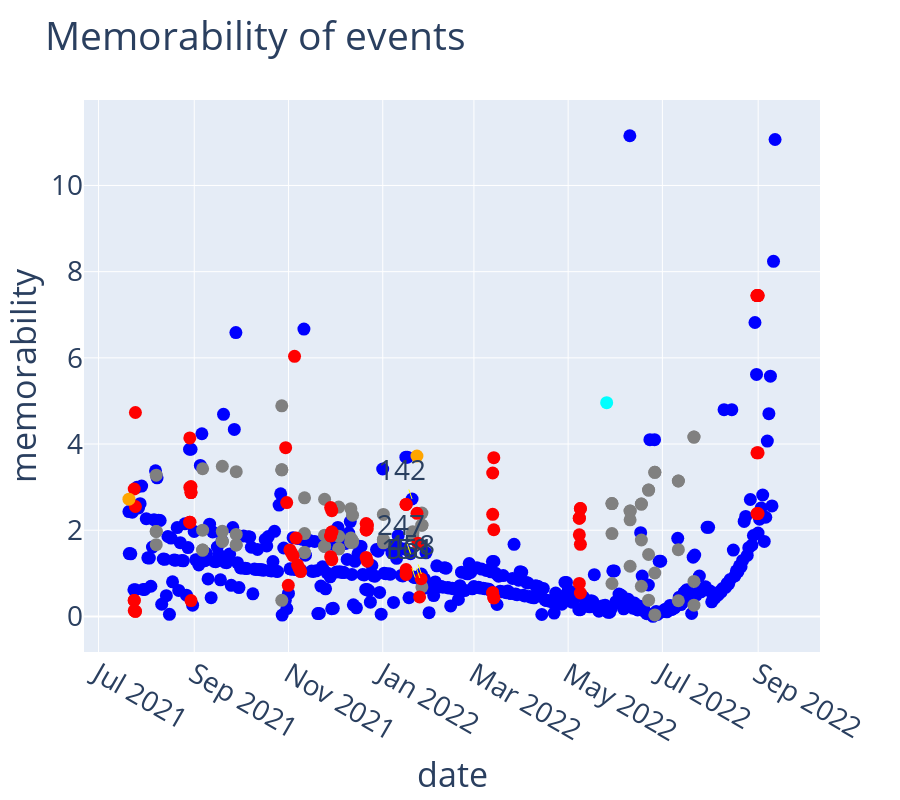

This figure's notebook cell:
### Code cell
fig3 = px.scatter(df, x="date", y="memorability", color="label", height=800, title="Memorability of events", color_discrete_sequence=["blue", "gray", "red", "orange", "cyan"], hover_data=["id", "recipe"])
fig3.update_layout(
    showlegend=False,
    font=dict(
        size=28
    )
)
for event_id in top_ids:
    x_coord = df["date"][event_id]
    y_coord = df["memorability"][event_id]
    if event_id == 183:
        fig3.add_annotation(text=f'{event_id}', x=x_coord, y=y_coord, showarrow=True, yshift=15, xshift=20)
    elif event_id == 149:
        fig3.add_annotation(text=f'{event_id}', x=x_coord, y=y_coord, showarrow=False, yshift=-10, xshift=-20)
    else:
        fig3.add_annotation(text=f'{event_id}', x=x_coord, y=y_coord, showarrow=True, arrowcolor="yellow")
fig3.update_traces(marker={'size':13})

### Figure 1 — Plotly figure (JSON) as saved in the notebook; plotly's stock layout.template omitted (floating-point values rounded to 4 significant figures; data arrays with more than 128 entries replaced by an {"elided": "..."} marker saying what was removed)
{"data": [{"customdata": [[315, ["label(event/day)", "rank(max_temp, 105)"]], [316, ["label(event/day)", "rank(max_temp, 53)"]], [317, ["label(event/day)", "day(218)"]], [318, ["label(event/day)", "day(213)"]], [319, ["label(event/day)", "rank(max_temp, 103)"]], [320, ["label(event/day)", "day(227)"]], [321, ["label(event/day)", "day(25)"]], [322, ["label(event/day)", "day(2)"]], [327, ["label(event/day)", "day(185)"]], [328, ["label(event/day)", "month(9)", "day(0)"]], [329, ["label(event/day)", "rank(min_temp, 0)", "day(1)"]], [330, ["label(event/day)", "day(48)"]], [331, ["label(event/day)", "day(375)"]], [332, ["label(event/day)", "day(350)"]], [333, ["label(event/day)", "day(278)"]], [334, ["label(event/day)", "day(186)"]], [335, ["label(event/day)", "day(334)"]], [337, ["label(event/day)", "rank(max_temp, 4)"]], [338, ["label(event/day)", "month(9)", "day(1)"]], [339, ["label(event/day)", "rank(min_temp, 0)", "day(0)"]], [340, ["label(event/day)", "rank(max_temp, 89)"]], [341, ["label(event/day)", "month(1)", "day(0)"]], [342, ["label(event/day)", "day(49)"]], [343, ["label(event/day)", "day(29)"]], [344, ["label(event/day)", "day(345)"]], [345, ["label(event/day)", "day(20)"]], [346, ["label(event/day)", "day(54)"]], [347, ["label(event/day)", "day(142)"]], [348, ["label(event/day)", "rank(min_temp, 3)", "day(1)"]], [349, ["label(event/day)", "day(281)"]], [350, ["label(event/day)", "day(244)"]], [351, ["label(event/day)", "month(8)", "day(0)"]], [352, ["label(event/day)", "day(5)"]], [353, ["label(event/day)", "day(138)"]], [354, ["label(event/day)", "rank(max_temp, 62)"]], [358, ["label(event/day)", "day(222)"]], [359, ["label(event/day)", "day(312)"]], [361, ["label(event/day)", "day(326)"]], [362, ["label(event/day)", "day(249)"]], [363, ["label(event/day)", "day(302)"]], [364, ["label(event/day)", "rank(max_temp, 45)"]], [365, ["label(event/day)", "day(250)"]], [366, ["label(event/day)", "day(267)"]], [367, ["label(event/day)", "day(121)"]], [368, ["label(event/day)", "rank(max_temp, 28)"]], [369, ["label(event/day)", "rank(max_temp, 69)"]], [371, ["label(event/day)", "day(327)"]], [375, ["label(event/day)", "day(189)"]], [379, ["label(event/day)", "rank(max_temp, 40)"]], [380, ["label(event/day)", "day(128)"]], [382, ["label(event/day)", "day(251)"]], [383, ["label(event/day)", "day(384)"]], [384, ["label(event/day)", "day(405)"]], [389, ["label(event/day)", "day(202)"]], [390, ["label(event/day)", "day(242)"]], [391, ["label(event/day)", "day(31)"]], [392, ["label(event/day)", "rank(max_temp, 44)"]], [393, ["label(event/day)", "rank(max_temp, 23)"]], [394, ["label(event/day)", "day(113)"]], [395, ["label(event/day)", "day(215)"]], [396, ["label(event/day)", "day(146)"]], [401, ["label(event/day)", "month(2)", "day(1)"]], [402, ["label(event/day)", "rank(min_temp, 6)", "day(1)"]], [403, ["label(event/day)", "day(26)"]], [404, ["label(event/day)", "day(306)"]], [406, ["label(event/day)", "day(85)"]], [407, ["label(event/day)", "day(9)"]], [408, ["label(event/day)", "day(282)"]], [411, ["label(event/day)", "day(419)"]], [412, ["label(event/day)", "day(133)"]], [413, ["label(event/day)", "day(399)"]], [414, ["label(event/day)", "day(204)"]], [419, ["label(event/day)", "day(228)"]], [420, ["label(event/day)", "day(32)"]], [421, ["label(event/day)", "day(129)"]], [424, ["label(event/day)", "rank(max_temp, 2)", "day(1)"]], [425, ["label(event/day)", "day(211)"]], [426, ["label(event/day)", "day(194)"]], [429, ["label(event/day)", "month(0)", "rank(max_temp, 1)"]], [430, ["label(event/day)", "day(110)"]], [435, ["label(event/day)", "rank(max_temp, 31)"]], [436, ["label(event/day)", "day(341)"]], [437, ["label(event/day)", "day(144)"]], [438, ["label(event/day)", "rank(max_temp, 66)"]], [439, ["label(event/day)", "day(396)"]], [440, ["label(event/day)", "day(67)"]], [441, ["label(event/day)", "day(192)"]], [442, ["label(event/day)", "day(178)"]], [443, ["label(event/day)", "rank(max_temp, 54)"]], [444, ["label(event/day)", "day(101)"]], [449, ["label(event/day)", "rank(max_temp, 11)"]], [450, ["label(event/day)", "day(86)"]], [451, ["label(event/day)", "day(16)"]], [452, ["label(event/day)", "day(161)"]], [453, ["label(event/day)", "day(366)"]], [454, ["label(event/day)", "day(27)"]], [455, ["label(event/day)", "day(380)"]], [456, ["label(event/day)", "day(389)"]], [457, ["label(event/day)", "day(64)"]], [458, ["label(event/day)", "day(229)"]], [459, ["label(event/day)", "day(342)"]], [460, ["label(event/day)", "day(268)"]], [461, ["label(event/day)", "day(383)"]], [462, ["label(event/day)", "day(73)"]], [463, ["label(event/day)", "rank(max_temp, 41)"]], [464, ["label(event/day)", "rank(min_temp, 108)"]], [465, ["label(event/day)", "day(59)"]], [466, ["label(event/day)", "rank(min_temp, 6)", "day(0)"]], [467, ["label(event/day)", "day(68)"]], [468, ["label(event/day)", "day(313)"]], [471, ["label(event/day)", "day(125)"]], [474, ["label(event/day)", "month(7)", "day(0)"]], [475, ["label(event/day)", "day(331)"]], [476, ["label(event/day)", "month(13)", "day(0)"]], [477, ["label(event/day)", "day(102)"]], [478, ["label(event/day)", "month(4)", "day(1)"]], [479, ["label(event/day)", "day(340)"]], [480, ["label(event/day)", "day(363)"]], [481, ["label(event/day)", "day(418)"]], [482, ["label(event/day)", "day(147)"]], [487, ["label(event/day)", "day(145)"]], [492, ["label(event/day)", "day(154)"]], [493, ["label(event/day)", "rank(min_temp, 58)"]], [498, ["label(event/day)", "rank(min_temp, 3)", "day(0)"]], [499, ["label(event/day)", "day(175)"]], [500, ["label(event/day)", "day(3)"]], [501, ["label(event/day)", "day(206)"]], [503, ["label(event/day)", "day(112)"]], [504, ["label(event/day)", "rank(max_temp, 26)"]], [505, ["label(event/day)", "rank(max_temp, 55)"]], [506, ["label(event/day)", "rank(min_temp, 4)", "day(1)"]], [507, ["label(event/day)", "day(14)"]], [508, ["label(event/day)", "rank(max_temp, 25)"]], [509, ["label(event/day)", "day(314)"]], [514, ["label(event/day)", "month(3)", "day(0)"]], [515, ["label(event/day)", "day(285)"]], [313, ["label(event/day)", "day(100)"]], [516, ["label(event/day)", "month(2)", "rank(min_temp, 1)"]], [517, ["label(event/day)", "rank(max_temp, 6)"]], [518, ["label(event/day)", "day(45)"]], [519, ["label(event/day)", "day(36)"]], [520, ["label(event/day)", "day(61)"]], [521, ["label(event/day)", "month(1)", "day(1)"]], [522, ["label(event/day)", "day(130)"]], [523, ["label(event/day)", "day(46)"]], [524, ["label(event/day)", "day(300)"]], [525, ["label(event/day)", "day(114)"]], [526, ["label(event/day)", "day(269)"]], [527, ["label(event/day)", "day(34)"]], [528, ["label(event/day)", "day(88)"]], [529, ["label(event/day)", "month(12)", "day(0)"]], [530, ["label(event/day)", "rank(max_temp, 37)"]], [533, ["label(event/day)", "rank(max_temp, 43)"]], [535, ["label(event/day)", "month(5)", "day(0)"]], [537, ["label(event/day)", "day(370)"]], [538, ["label(event/day)", "day(149)"]], [539, ["label(event/day)", "day(83)"]], [544, ["label(event/day)", "month(10)", "day(0)"]], [545, ["label(event/day)", "day(246)"]], [546, ["label(event/day)", "day(159)"]], [547, ["label(event/day)", "rank(min_temp, 47)"]], [548, ["label(event/day)", "rank(max_temp, 17)"]], [549, ["label(event/day)", "day(79)"]], [550, ["label(event/day)", "day(39)"]], [551, ["label(event/day)", "day(131)"]], [552, ["label(event/day)", "day(62)"]], [553, ["label(event/day)", "rank(max_temp, 22)"]], [554, ["label(event/day)", "day(174)"]], [555, ["label(event/day)", "day(21)"]], [556, ["label(event/day)", "day(153)"]], [557, ["label(event/day)", "day(362)"]], [558, ["label(event/day)", "rank(max_temp, 21)"]], [559, ["label(event/day)", "day(280)"]], [560, ["label(event/day)", "day(80)"]], [561, ["label(event/day)", "day(230)"]], [562, ["label(event/day)", "day(115)"]], [563, ["label(event/day)", "day(132)"]], [564, ["label(event/day)", "month(12)", "day(1)"]], [565, ["label(event/day)", "day(93)"]], [566, ["label(event/day)", "day(158)"]], [567, ["label(event/day)", "day(57)"]], [568, ["label(event/day)", "day(106)"]], [569, ["label(event/day)", "day(164)"]], [570, ["label(event/day)", "day(398)"]], [571, ["label(event/day)", "rank(max_temp, 1)", "day(0)"]], [576, ["label(event/day)", "day(90)"]], [0, ["label(event/day)", "day(124)"]], [1, ["label(event/day)", "day(310)"]], [2, ["label(event/day)", "day(41)"]], [3, ["label(event/day)", "day(217)"]], [4, ["label(event/day)", "day(201)"]], [5, ["label(event/day)", "rank(max_temp, 99)"]], [6, ["label(event/day)", "rank(max_temp, 60)"]], [7, ["label(event/day)", "rank(max_temp, 82)"]], [8, ["label(event/day)", "day(156)"]], [9, ["label(event/day)", "rank(max_temp, 19)"]], [10, ["label(event/day)", "day(289)"]], [11, ["label(event/day)", "day(369)"]], [12, ["label(event/day)", "month(7)", "day(1)"]], [13, ["label(event/day)", "day(364)"]], [14, ["label(event/day)", "day(193)"]], [15, ["label(event/day)", "day(89)"]], [16, ["label(event/day)", "day(402)"]], [17, ["label(event/day)", "month(1)", "rank(max_temp, 1)"]], [18, ["label(event/day)", "day(212)"]], [19, ["label(event/day)", "day(199)"]], [20, ["label(event/day)", "rank(max_temp, 0)"]], [21, ["label(event/day)", "day(84)"]], [26, ["label(event/day)", "rank(max_temp, 52)"]], [27, ["label(event/day)", "day(360)"]], [29, ["label(event/day)", "day(0)"]], [30, ["label(event/day)", "day(148)"]], [35, ["label(event/day)", "day(258)"]], [37, ["label(event/day)", "day(10)"]], [38, ["label(event/day)", "day(141)"]], [39, ["label(event/day)", "day(266)"]], [40, ["label(event/day)", "rank(max_temp, 85)"]], [41, ["label(event/day)", "day(291)"]], [42, ["label(event/day)", "rank(max_temp, 59)"]], [43, ["label(event/day)", "rank(max_temp, 10)"]], [44, ["label(event/day)", "day(243)"]], [45, ["label(event/day)", "day(22)"]], [46, ["label(event/day)", "day(71)"]], [48, ["label(event/day)", "day(38)"]], [49, ["label(event/day)", "day(184)"]], [50, ["label(event/day)", "day(219)"]], [51, ["label(event/day)", "day(252)"]], [52, ["label(event/day)", "day(179)"]], [53, ["label(event/day)", "day(118)"]], [54, ["label(event/day)", "day(30)"]], [55, ["label(event/day)", "day(99)"]], [56, ["label(event/day)", "day(77)"]], [59, ["label(event/day)", "day(171)"]], [63, ["label(event/day)", "day(172)"]], [64, ["label(event/day)", "day(97)"]], [66, ["label(event/day)", "day(157)"]], [67, ["label(event/day)", "day(351)"]], [68, ["label(event/day)", "day(355)"]], [69, ["label(event/day)", "rank(max_temp, 47)"]], [70, ["label(event/day)", "rank(min_temp, 4)", "day(0)"]], [71, ["label(event/day)", "day(257)"]], [72, ["label(event/day)", "day(417)"]], [73, ["label(event/day)", "day(120)"]], [74, ["label(event/day)", "day(330)"]], [79, ["label(event/day)", "day(134)"]], [80, ["label(event/day)", "day(4)"]], [81, ["label(event/day)", "day(290)"]], [82, ["label(event/day)", "day(356)"]], [83, ["label(event/day)", "day(190)"]], [84, ["label(event/day)", "day(321)"]], [85, ["label(event/day)", "day(91)"]], [86, ["label(event/day)", "day(15)"]], [87, ["label(event/day)", "rank(max_temp, 68)"]], [88, ["label(event/day)", "rank(min_temp, 1)", "day(1)"]], [89, ["label(event/day)", "day(177)"]], [90, ["label(event/day)", "day(299)"]], [91, ["label(event/day)", "day(410)"]], [92, ["label(event/day)", "day(293)"]], [93, ["label(event/day)", "rank(max_temp, 34)"]], [94, ["label(event/day)", "day(395)"]], [95, ["label(event/day)", "day(272)"]], [96, ["label(event/day)", "day(382)"]], [97, ["label(event/day)", "day(372)"]], [98, ["label(event/day)", "month(1)", "rank(max_temp, 2)"]], [100, ["label(event/day)", "day(103)"]], [101, ["label(event/day)", "day(137)"]], [102, ["label(event/day)", "day(17)"]], [103, ["label(event/day)", "day(407)"]], [104, ["label(event/day)", "day(23)"]], [105, ["label(event/day)", "month(14)", "day(0)"]], [106, ["label(event/day)", "rank(max_temp, 27)"]], [107, ["label(event/day)", "day(220)"]], [108, ["label(event/day)", "day(140)"]], [109, ["label(event/day)", "day(298)"]], [110, ["label(event/day)", "month(2)", "rank(max_temp, 0)"]], [111, ["label(event/day)", "day(214)"]], [112, ["label(event/day)", "day(168)"]], [113, ["label(event/day)", "rank(max_temp, 42)"]], [114, ["label(event/day)", "day(301)"]], [115, ["label(event/day)", "day(6)"]], [116, ["label(event/day)", "day(24)"]], [117, ["label(event/day)", "day(416)"]], [118, ["label(event/day)", "day(259)"]], [119, ["label(event/day)", "day(406)"]], [120, ["label(event/day)", "day(231)"]], [121, ["label(event/day)", "day(323)"]], [122, ["label(event/day)", "day(223)"]], [123, ["label(event/day)", "rank(max_temp, 96)"]], [124, ["label(event/day)", "day(181)"]], [125, ["label(event/day)", "month(14)", "day(1)"]], [126, ["label(event/day)", "rank(max_temp, 3)"]], [127, ["label(event/day)", "day(65)"]], [129, ["label(event/day)", "month(8)", "day(1)"]], [131, ["label(event/day)", "day(150)"]], [132, ["label(event/day)", "day(324)"]], [134, ["label(event/day)", "day(311)"]], [135, ["label(event/day)", "month(10)", "day(1)"]], [136, ["label(event/day)", "month(6)", "day(0)"]], [137, ["label(event/day)", "rank(max_temp, 18)"]], [138, ["label(event/day)", "rank(max_temp, 15)"]], [140, ["label(event/day)", "day(304)"]], [142, ["label(event/day)", "rank(max_temp, 12)"]], [144, ["label(event/day)", "day(207)"]], [145, ["label(event/day)", "day(51)"]], [150, ["label(event/day)", "rank(max_temp, 2)", "day(0)"]], [151, ["label(event/day)", "day(226)"]], [152, ["label(event/day)", "day(353)"]], [153, ["label(event/day)", "day(322)"]], [155, ["label(event/day)", "day(344)"]], [156, ["label(event/day)", "day(139)"]], [157, ["label(event/day)", "day(76)"]], [158, ["label(event/day)", "day(233)"]], [159, ["label(event/day)", "month(4)", "day(0)"]], [161, ["label(event/day)", "day(55)"]], [169, ["label(event/day)", "rank(max_temp, 14)"]], [171, ["label(event/day)", "rank(min_temp, 86)"]], [172, ["label(event/day)", "day(216)"]], [173, ["label(event/day)", "day(203)"]], [174, ["label(event/day)", "day(187)"]], [175, ["label(event/day)", "day(176)"]], [176, ["label(event/day)", "day(318)"]], [177, ["label(event/day)", "day(403)"]], [178, ["label(event/day)", "day(56)"]], [179, ["label(event/day)", "day(240)"]], [180, ["label(event/day)", "month(11)", "day(0)"]], [181, ["label(event/day)", "day(42)"]], [182, ["label(event/day)", "rank(min_temp, 116)"]], [184, ["label(event/day)", "day(7)"]], [185, ["label(event/day)", "day(253)"]], [186, ["label(event/day)", "rank(max_temp, 71)"]], [187, ["label(event/day)", "month(1)", "rank(max_temp, 0)"]], [188, ["label(event/day)", "day(162)"]], [189, ["label(event/day)", "rank(max_temp, 16)"]], [190, ["label(event/day)", "day(92)"]], [194, ["label(event/day)", "day(18)"]], [196, ["label(event/day)", "day(413)"]], [197, ["label(event/day)", "day(119)"]], [199, ["label(event/day)", "day(109)"]], [200, ["label(event/day)", "day(279)"]], [201, ["label(event/day)", "day(387)"]], [202, ["label(event/day)", "day(69)"]], [204, ["label(event/day)", "day(346)"]], [205, ["label(event/day)", "rank(max_temp, 1)", "day(1)"]], [206, ["label(event/day)", "day(19)"]], [215, ["label(event/day)", "month(5)", "day(1)"]], [216, ["label(event/day)", "day(374)"]], [217, ["label(event/day)", "day(95)"]], [218, ["label(event/day)", "day(308)"]], [219, ["label(event/day)", "day(234)"]], [220, ["label(event/day)", "day(260)"]], [221, ["label(event/day)", "day(368)"]], [222, ["label(event/day)", "rank(max_temp, 73)"]], [223, ["label(event/day)", "day(188)"]], [224, ["label(event/day)", "day(400)"]], [225, ["label(event/day)", "day(343)"]], [226, ["label(event/day)", "day(8)"]], [227, ["label(event/day)", "rank(max_temp, 32)"]], [228, ["label(event/day)", "day(66)"]], [230, ["label(event/day)", "day(37)"]], [231, ["label(event/day)", "day(276)"]], [233, ["label(event/day)", "day(35)"]], [235, ["label(event/day)", "day(160)"]], [239, ["label(event/day)", "day(198)"]], [240, ["label(event/day)", "day(122)"]], [241, ["label(event/day)", "day(47)"]], [242, ["label(event/day)", "day(336)"]], [243, ["label(event/day)", "day(270)"]], [244, ["label(event/day)", "month(6)", "day(1)"]], [245, ["label(event/day)", "month(3)", "day(1)"]], [246, ["label(event/day)", "day(332)"]], [247, ["label(event/day)", "day(236)"]], [248, ["label(event/day)", "rank(max_temp, 48)"]], [249, ["label(event/day)", "day(333)"]], [250, ["label(event/day)", "day(209)"]], [251, ["label(event/day)", "rank(max_temp, 13)"]], [252, ["label(event/day)", "day(241)"]], [253, ["label(event/day)", "rank(min_temp, 1)", "day(0)"]], [254, ["label(event/day)", "rank(max_temp, 51)"]], [255, ["label(event/day)", "rank(max_temp, 90)"]], [256, ["label(event/day)", "day(1)"]], [257, ["label(event/day)", "day(123)"]], [258, ["label(event/day)", "rank(max_temp, 110)"]], [259, ["label(event/day)", "rank(max_temp, 35)"]], [260, ["label(event/day)", "rank(min_temp, 2)", "day(0)"]], [261, ["label(event/day)", "day(107)"]], [262, ["label(event/day)", "day(96)"]], [263, ["label(event/day)", "day(152)"]], [268, ["label(event/day)", "day(309)"]], [269, ["label(event/day)", "day(163)"]], [270, ["label(event/day)", "day(72)"]], [271, ["label(event/day)", "rank(min_temp, 2)", "day(1)"]], [272, ["label(event/day)", "day(391)"]], [273, ["label(event/day)", "day(208)"]], [274, ["label(event/day)", "rank(max_temp, 88)"]], [275, ["label(event/day)", "day(60)"]], [284, ["label(event/day)", "day(167)"]], [285, ["label(event/day)", "day(376)"]], [286, ["label(event/day)", "day(337)"]], [287, ["label(event/day)", "rank(max_temp, 77)"]], [288, ["label(event/day)", "day(170)"]], [289, ["label(event/day)", "month(11)", "day(1)"]], [290, ["label(event/day)", "month(2)", "day(0)"]], [291, ["label(event/day)", "day(191)"]], [292, ["label(event/day)", "rank(min_temp, 104)"]], [293, ["label(event/day)", "day(200)"]], [295, ["label(event/day)", "day(50)"]], [296, ["label(event/day)", "day(195)"]], [297, ["label(event/day)", "rank(max_temp, 102)"]], [298, ["label(event/day)", "day(307)"]], [299, ["label(event/day)", "day(388)"]], [300, ["label(event/day)", "rank(max_temp, 74)"]], [301, ["label(event/day)", "day(108)"]], [302, ["label(event/day)", "day(70)"]], [307, ["label(event/day)", "rank(max_temp, 30)"]], [308, ["label(event/day)", "rank(max_temp, 9)"]], [309, ["label(event/day)", "day(232)"]], [310, ["label(event/day)", "day(155)"]], [311, ["label(event/day)", "rank(max_temp, 1)", "day(2)"]], [312, ["label(event/day)", "rank(max_temp, 29)"]], [314, ["label(event/day)", "day(58)"]]], "hovertemplate": "label=event/day<br>date=%{x}<br>memorability=%{y}<br>id=%{customdata[0]}<br>recipe=%{customdata[1]}<extra></extra>", "legendgroup": "event/day", "marker": {"color": "blue", "size": 13, "symbol": "circle"}, "mode": "markers", "name": "event/day", "orientation": "v", "showlegend": true, "type": "scatter", "x": {"elided": "420 str values"}, "xaxis": "x", "y": {"elided": "420 float values"}, "yaxis": "y"}, {"customdata": [[502, ["device(thermo_3)", "day(40)"]], [139, ["device(thermo_4)", "day(20)"]], [141, ["device(thermo_1)", "day(20)"]], [143, ["device(thermo_2)", "day(23)"]], [146, ["device(thermo_3)", "day(20)"]], [160, ["device(thermo_4)", "day(30)"]], [162, ["device(thermo_4)", "day(12)"]], [164, ["device(thermo_1)", "day(30)"]], [163, ["device(thermo_4)", "day(18)"]], [165, ["device(thermo_1)", "day(18)"]], [166, ["device(thermo_1)", "day(12)"]], [167, ["device(thermo_2)", "day(33)"]], [168, ["device(thermo_2)", "day(21)"]], [170, ["device(thermo_3)", "day(18)"]], [409, ["device(thermo_2)", "day(12)"]], [542, ["device(thermo_2)", "day(6)"]], [543, ["device(thermo_3)", "day(6)"]], [232, ["device(thermo_4)", "day(26)"]], [234, ["device(thermo_1)", "day(26)"]], [236, ["device(thermo_2)", "day(29)"]], [237, ["device(thermo_3)", "day(36)"]], [279, ["device(thermo_3)", "day(3)"]], [276, ["device(thermo_4)", "day(3)"]], [277, ["device(thermo_1)", "day(3)"]], [278, ["device(thermo_2)", "day(3)"]], [280, ["device(thermo_4)", "day(23)"]], [281, ["device(thermo_1)", "day(23)"]], [282, ["device(thermo_2)", "day(26)"]], [283, ["device(thermo_3)", "day(23)"]], [294, ["device(thermo_2)", "day(27)"]], [323, ["device(thermo_4)", "day(19)"]], [324, ["device(thermo_1)", "day(19)"]], [325, ["device(thermo_2)", "day(22)"]], [326, ["device(thermo_3)", "day(19)"]], [370, ["device(thermo_4)", "day(8)"]], [372, ["device(thermo_1)", "day(8)"]], [373, ["device(thermo_2)", "day(8)"]], [374, ["device(thermo_3)", "day(8)"]], [377, ["device(thermo_4)", "day(24)"]], [378, ["device(thermo_1)", "day(24)"]], [381, ["device(thermo_3)", "day(24)"]], [385, ["device(thermo_4)", "day(15)"]], [386, ["device(thermo_1)", "day(15)"]], [387, ["device(thermo_2)", "day(18)"]], [388, ["device(thermo_3)", "day(15)"]], [397, ["device(thermo_4)", "month(9)"]], [398, ["device(thermo_1)", "month(9)"]], [399, ["device(thermo_2)", "month(9)"]], [400, ["device(thermo_3)", "day(35)"]], [431, ["device(thermo_4)", "day(7)"]], [432, ["device(thermo_1)", "day(7)"]], [433, ["device(thermo_2)", "day(7)"]], [434, ["label(event/temperature/hot)", "device(thermo_3)", "rank(max_temp, 0)"]], [469, ["device(thermo_4)", "day(28)"]], [470, ["device(thermo_1)", "day(28)"]], [472, ["device(thermo_2)", "day(31)"]], [473, ["device(thermo_3)", "day(38)"]], [488, ["device(thermo_4)", "day(4)"]], [489, ["device(thermo_1)", "day(4)"]], [490, ["device(thermo_2)", "day(4)"]], [491, ["device(thermo_3)", "day(4)"]], [494, ["device(thermo_4)", "day(2)"]], [495, ["device(thermo_1)", "day(2)"]], [496, ["device(thermo_2)", "day(2)"]], [497, ["device(thermo_3)", "day(2)"]], [531, ["device(thermo_4)", "day(27)"]], [532, ["device(thermo_1)", "day(27)"]], [534, ["device(thermo_2)", "day(30)"]], [536, ["device(thermo_3)", "day(37)"]], [540, ["device(thermo_4)", "day(6)"]], [541, ["device(thermo_1)", "day(6)"]], [572, ["device(thermo_4)", "day(13)"]], [573, ["device(thermo_1)", "day(13)"]], [574, ["device(thermo_2)", "day(16)"]], [575, ["device(thermo_3)", "day(13)"]], [410, ["device(thermo_3)", "day(12)"]], [76, ["device(thermo_1)", "day(5)"]], [75, ["device(thermo_4)", "day(5)"]], [77, ["device(thermo_2)", "day(5)"]], [78, ["device(thermo_3)", "day(5)"]]], "hovertemplate": "label=event/temperature/hot<br>date=%{x}<br>memorability=%{y}<br>id=%{customdata[0]}<br>recipe=%{customdata[1]}<extra></extra>", "legendgroup": "event/temperature/hot", "marker": {"color": "gray", "size": 13, "symbol": "circle"}, "mode": "markers", "name": "event/temperature/hot", "orientation": "v", "showlegend": true, "type": "scatter", "x": ["2021-08-07T09:12:34.857000", "2021-12-03T12:23:14.857000", "2021-12-03T12:23:14.857000", "2021-12-03T12:23:14.857000", "2021-12-03T12:23:14.857000", "2021-08-07T09:12:34.857000", "2022-01-26T08:00:39.857000", "2021-08-07T09:12:34.857000", "2021-12-12T10:27:14.857000", "2021-12-12T10:27:14.857000", "2022-01-26T08:00:39.857000", "2021-08-07T09:12:34.857000", "2021-12-12T10:27:14.857000", "2021-12-12T10:27:14.857000", "2022-01-26T08:00:39.857000", "2022-06-17T09:14:19.857000", "2022-06-17T09:14:19.857000", "2021-09-28T03:46:04.857000", "2021-09-28T03:46:04.857000", "2021-09-28T03:46:04.857000", "2021-09-28T03:46:04.857000", "2022-07-11T07:58:19.857000", "2022-07-11T07:58:19.857000", "2022-07-11T07:58:19.857000", "2022-07-11T07:58:19.857000", "2021-11-24T08:36:49.857000", "2021-11-24T08:36:49.857000", "2021-11-24T08:36:49.857000", "2021-11-24T08:36:49.857000", "2021-11-11T08:49:04.857000", "2021-12-11T08:38:24.857000", "2021-12-11T08:38:24.857000", "2021-12-11T08:38:24.857000", "2021-12-11T08:38:24.857000", "2022-05-29T08:25:44.857000", "2022-05-29T08:25:44.857000", "2022-05-29T08:25:44.857000", "2022-05-29T08:25:44.857000", "2021-11-11T08:49:04.857000", "2021-11-11T08:49:04.857000", "2021-11-11T08:49:04.857000", "2022-01-01T09:31:24.857000", "2022-01-01T09:31:24.857000", "2022-01-01T09:31:24.857000", "2022-01-01T09:31:24.857000", "2021-10-27T15:22:04.857000", "2021-10-27T15:22:04.857000", "2021-10-27T15:22:04.857000", "2021-10-27T15:22:04.857000", "2022-06-10T02:31:29.857000", "2022-06-10T02:31:29.857000", "2022-06-10T02:31:29.857000", "2022-06-10T02:31:29.857000", "2021-09-06T09:47:49.857000", "2021-09-06T09:47:49.857000", "2021-09-06T09:47:49.857000", "2021-09-06T09:47:49.857000", "2022-06-26T02:26:14.857000", "2022-06-26T02:26:14.857000", "2022-06-26T02:26:14.857000", "2022-06-26T02:26:14.857000", "2022-07-21T10:19:09.857000", "2022-07-21T10:19:09.857000", "2022-07-21T10:19:09.857000", "2022-07-21T10:19:09.857000", "2021-09-19T03:39:39.857000", "2021-09-19T03:39:39.857000", "2021-09-19T03:39:39.857000", "2021-09-19T03:39:39.857000", "2022-06-17T09:14:19.857000", "2022-06-17T09:14:19.857000", "2022-01-20T09:48:09.857000", "2022-01-20T09:48:09.857000", "2022-01-20T09:48:09.857000", "2022-01-20T09:48:09.857000", "2022-01-26T08:00:39.857000", "2022-06-22T01:44:34.857000", "2022-06-22T01:44:34.857000", "2022-06-22T01:44:34.857000", "2022-06-22T01:44:34.857000"], "xaxis": "x", "y": [3.277, 1.569, 1.569, 1.858, 2.536, 1.972, 2.118, 1.972, 1.75, 1.75, 2.118, 1.664, 1.719, 2.349, 0.6855, 0.6995, 1.773, 1.659, 1.659, 1.903, 3.358, 1.548, 3.143, 3.143, 0.364, 1.625, 1.625, 1.885, 2.719, 1.922, 1.719, 1.719, 1.82, 2.501, 2.618, 2.618, 0.7634, 1.922, 1.483, 1.483, 2.751, 1.781, 1.781, 1.707, 2.367, 3.401, 3.401, 0.3726, 4.887, 2.443, 2.443, 1.164, 2.242, 1.54, 1.54, 2.001, 3.426, 3.344, 3.344, 0.03579, 1.008, 4.161, 4.161, 0.813, 0.2614, 1.743, 1.743, 1.975, 3.485, 2.608, 2.608, 1.936, 1.936, 1.962, 1.864, 2.398, 2.931, 2.931, 0.3764, 1.437], "yaxis": "y"}, {"customdata": [[405, ["label(event/temperature)", "day(33)"]], [415, ["device(thermo_4)", "day(0)"]], [416, ["device(thermo_1)", "day(0)"]], [417, ["device(thermo_2)", "day(0)"]], [418, ["device(thermo_3)", "day(0)"]], [422, ["device(thermo_4)", "day(17)"]], [423, ["device(thermo_1)", "day(17)"]], [427, ["device(thermo_2)", "day(20)"]], [428, ["device(thermo_3)", "day(17)"]], [445, ["device(thermo_4)", "day(16)"]], [446, ["device(thermo_1)", "day(16)"]], [447, ["device(thermo_2)", "day(19)"]], [448, ["device(thermo_3)", "day(16)"]], [483, ["device(thermo_4)", "label(event/temperature/cold)", "rank(min_temp, 2)"]], [484, ["device(thermo_1)", "label(event/temperature/cold)", "rank(min_temp, 2)"]], [485, ["label(event/temperature/cold)", "rank(min_temp, 5)", "device(thermo_2)"]], [486, ["label(event/temperature/cold)", "device(thermo_3)", "rank(min_temp, 5)"]], [510, ["device(thermo_4)", "day(14)"]], [511, ["device(thermo_1)", "day(14)"]], [512, ["device(thermo_2)", "day(17)"]], [23, ["device(thermo_1)", "day(9)"]], [24, ["device(thermo_2)", "day(9)"]], [25, ["device(thermo_3)", "day(9)"]], [22, ["device(thermo_4)", "day(9)"]], [28, ["label(event/temperature)", "day(36)"]], [31, ["device(thermo_4)", "day(22)"]], [32, ["device(thermo_1)", "day(22)"]], [33, ["device(thermo_2)", "day(25)"]], [34, ["device(thermo_3)", "day(22)"]], [36, ["label(event/temperature/cold)", "day(5)"]], [47, ["label(event/temperature)", "day(34)"]], [60, ["device(thermo_2)", "day(1)"]], [61, ["device(thermo_3)", "day(1)"]], [58, ["device(thermo_1)", "day(1)"]], [57, ["device(thermo_4)", "day(1)"]], [62, ["label(event/temperature/cold)", "rank(min_temp, 2)"]], [65, ["label(event/temperature/cold)", "rank(min_temp, 16)"]], [99, ["label(event/temperature/cold)", "rank(min_temp, 3)"]], [128, ["label(event/temperature/cold)", "rank(min_temp, 9)"]], [130, ["label(event/temperature/cold)", "rank(min_temp, 11)"]], [133, ["label(event/temperature)", "day(35)"]], [147, ["device(thermo_4)", "month(5)", "rank(min_temp, 0)"]], [148, ["device(thermo_1)", "month(5)", "rank(min_temp, 0)"]], [149, ["label(event/temperature/cold)", "rank(min_temp, 18)"]], [238, ["device(thermo_3)", "month(5)", "rank(min_temp, 0)"]], [154, ["label(event/temperature)", "day(29)"]], [191, ["device(thermo_4)", "label(event/temperature/cold)", "rank(min_temp, 1)"]], [192, ["device(thermo_1)", "label(event/temperature/cold)", "rank(min_temp, 1)"]], [193, ["device(thermo_2)", "label(event/temperature/cold)", "rank(min_temp, 1)"]], [195, ["label(event/temperature/cold)", "device(thermo_3)", "rank(min_temp, 4)"]], [203, ["device(thermo_4)", "month(12)", "rank(min_temp, 1)"]], [207, ["device(thermo_1)", "month(12)", "rank(min_temp, 1)"]], [208, ["device(thermo_2)", "month(12)", "rank(min_temp, 1)"]], [209, ["label(event/temperature/cold)", "rank(min_temp, 23)"]], [210, ["label(event/temperature/cold)", "rank(min_temp, 1)"]], [211, ["device(thermo_4)", "month(5)", "rank(min_temp, 1)"]], [212, ["device(thermo_1)", "month(5)", "rank(min_temp, 1)"]], [213, ["device(thermo_2)", "month(5)", "rank(min_temp, 1)"]], [214, ["device(thermo_3)", "month(5)", "rank(min_temp, 1)"]], [229, ["label(event/temperature)", "day(14)"]], [264, ["device(thermo_4)", "day(21)"]], [265, ["device(thermo_1)", "day(21)"]], [266, ["device(thermo_2)", "day(24)"]], [267, ["device(thermo_3)", "day(21)"]], [306, ["device(thermo_3)", "month(12)", "rank(min_temp, 0)"]], [303, ["device(thermo_4)", "month(12)", "rank(min_temp, 0)"]], [304, ["device(thermo_1)", "month(12)", "rank(min_temp, 0)"]], [305, ["device(thermo_2)", "month(12)", "rank(min_temp, 0)"]], [336, ["label(event/temperature)", "day(28)"]], [355, ["device(thermo_4)", "day(10)"]], [356, ["device(thermo_1)", "day(10)"]], [357, ["device(thermo_2)", "day(10)"]], [360, ["device(thermo_3)", "day(10)"]], [376, ["label(event/temperature)", "day(30)"]], [513, ["label(event/temperature/cold)", "rank(min_temp, 0)", "device(thermo_3)"]]], "hovertemplate": "label=event/temperature/cold<br>date=%{x}<br>memorability=%{y}<br>id=%{customdata[0]}<br>recipe=%{customdata[1]}<extra></extra>", "legendgroup": "event/temperature/cold", "marker": {"color": "red", "size": 13, "symbol": "circle"}, "mode": "markers", "name": "event/temperature/cold", "orientation": "v", "showlegend": true, "type": "scatter", "x": ["2021-11-03T22:09:14.857000", "2022-08-31T22:49:49.857000", "2022-08-31T22:49:49.857000", "2022-08-31T22:49:49.857000", "2022-08-31T22:49:49.857000", "2021-12-21T06:23:59.857000", "2021-12-21T06:23:59.857000", "2021-12-21T06:23:59.857000", "2021-12-21T06:23:59.857000", "2021-12-21T23:40:34.857000", "2021-12-21T23:40:34.857000", "2021-12-21T23:40:34.857000", "2021-12-21T23:40:34.857000", "2021-08-29T02:50:39.857000", "2021-08-29T02:50:39.857000", "2021-08-29T02:50:39.857000", "2021-08-29T02:50:39.857000", "2022-01-16T02:36:14.857000", "2022-01-16T02:36:14.857000", "2022-01-16T02:36:14.857000", "2022-05-08T22:19:14.857000", "2022-05-08T22:19:14.857000", "2022-05-08T22:19:14.857000", "2022-05-08T22:19:14.857000", "2021-10-31T20:33:54.857000", "2021-11-28T06:29:34.857000", "2021-11-28T06:29:34.857000", "2021-11-28T06:29:34.857000", "2021-11-28T06:29:34.857000", "2022-01-25T20:34:54.857000", "2021-11-02T20:57:29.857000", "2022-08-31T05:16:59.857000", "2022-08-31T05:16:59.857000", "2022-08-31T05:16:59.857000", "2022-08-31T05:16:59.857000", "2021-11-05T20:43:09.857000", "2021-10-30T03:39:19.857000", "2021-10-30T19:48:34.857000", "2022-01-23T19:55:19.857000", "2022-01-23T03:44:59.857000", "2021-11-01T21:30:34.857000", "2022-03-13T20:56:39.857000", "2022-03-13T20:56:39.857000", "2022-03-13T20:56:39.857000", "2022-03-13T20:56:39.857000", "2021-11-07T20:13:19.857000", "2021-08-29T21:05:19.857000", "2021-08-29T21:05:19.857000", "2021-08-29T21:05:19.857000", "2021-08-29T21:05:19.857000", "2021-07-24T03:19:04.857000", "2021-07-24T03:19:04.857000", "2021-07-24T03:19:04.857000", "2021-07-24T03:19:04.857000", "2021-11-04T21:26:49.857000", "2022-03-13T03:43:44.857000", "2022-03-13T03:43:44.857000", "2022-03-13T03:43:44.857000", "2022-03-13T03:43:44.857000", "2022-01-24T20:42:04.857000", "2021-11-29T00:54:59.857000", "2021-11-29T00:54:59.857000", "2021-11-29T00:54:59.857000", "2021-11-29T00:54:59.857000", "2021-07-24T21:40:34.857000", "2021-07-24T21:40:34.857000", "2021-07-24T21:40:34.857000", "2021-07-24T21:40:34.857000", "2021-11-08T20:09:44.857000", "2022-05-08T05:27:49.857000", "2022-05-08T05:27:49.857000", "2022-05-08T05:27:49.857000", "2022-05-08T05:27:49.857000", "2021-11-06T20:00:39.857000", "2022-01-16T02:36:14.857000"], "xaxis": "x", "y": [1.412, 7.445, 7.445, 3.796, 2.387, 2.007, 2.007, 1.369, 2.154, 2.126, 2.126, 1.28, 2.035, 2.187, 2.187, 4.142, 2.993, 2.599, 2.599, 0.9744, 2.501, 0.5439, 1.672, 2.501, 0.7223, 1.869, 1.869, 1.387, 2.528, 0.874, 1.479, 3.796, 2.387, 7.445, 7.445, 1.819, 3.915, 2.642, 1.699, 2.392, 1.544, 0.4312, 0.4312, 2.011, 3.683, 1.121, 2.874, 2.874, 0.3676, 3.014, 0.3706, 0.3706, 2.956, 0.1362, 6.034, 0.5501, 0.5501, 2.369, 3.327, 0.4536, 1.958, 1.958, 1.316, 2.453, 4.732, 0.1173, 0.1173, 2.551, 1.041, 2.279, 2.279, 0.7656, 1.894, 1.197, 1.086], "yaxis": "y"}, {"customdata": [[183, ["device(heater_2)"]], [198, ["device(heater_bis_2)"]]], "hovertemplate": "label=event/device/removed<br>date=%{x}<br>memorability=%{y}<br>id=%{customdata[0]}<br>recipe=%{customdata[1]}<extra></extra>", "legendgroup": "event/device/removed", "marker": {"color": "orange", "size": 13, "symbol": "circle"}, "mode": "markers", "name": "event/device/removed", "orientation": "v", "showlegend": true, "type": "scatter", "x": ["2022-01-23T02:49:34.857000", "2021-07-20T16:49:34.857000"], "xaxis": "x", "y": [3.722, 2.721], "yaxis": "y"}, {"customdata": [[577, ["label(event/device/addition)"]]], "hovertemplate": "label=event/device/addition<br>date=%{x}<br>memorability=%{y}<br>id=%{customdata[0]}<br>recipe=%{customdata[1]}<extra></extra>", "legendgroup": "event/device/addition", "marker": {"color": "cyan", "size": 13, "symbol": "circle"}, "mode": "markers", "name": "event/device/addition", "orientation": "v", "showlegend": true, "type": "scatter", "x": ["2022-05-25T22:20:44.857000"], "xaxis": "x", "y": [4.959], "yaxis": "y"}], "layout": {"annotations": [{"arrowcolor": "yellow", "showarrow": true, "text": "158", "x": "2022-01-21T23:00:54.857000192", "y": 0.9009}, {"arrowcolor": "yellow", "showarrow": true, "text": "142", "x": "2022-01-19T23:12:49.857000192", "y": 2.724}, {"arrowcolor": "yellow", "showarrow": true, "text": "561", "x": "2022-01-24T23:04:49.857000192", "y": 0.8924}, {"arrowcolor": "yellow", "showarrow": true, "text": "458", "x": "2022-01-25T23:26:09.857000192", "y": 0.9837}, {"arrowcolor": "yellow", "showarrow": true, "text": "247", "x": "2022-01-18T23:24:54.857000192", "y": 1.456}], "font": {"size": 28}, "height": 800, "legend": {"title": {"text": "label"}, "tracegroupgap": 0}, "showlegend": false, "title": {"text": "Memorability of events"}, "xaxis": {"anchor": "y", "domain": [0, 1], "title": {"text": "date"}}, "yaxis": {"anchor": "x", "domain": [0, 1], "title": {"text": "memorability"}}}}
